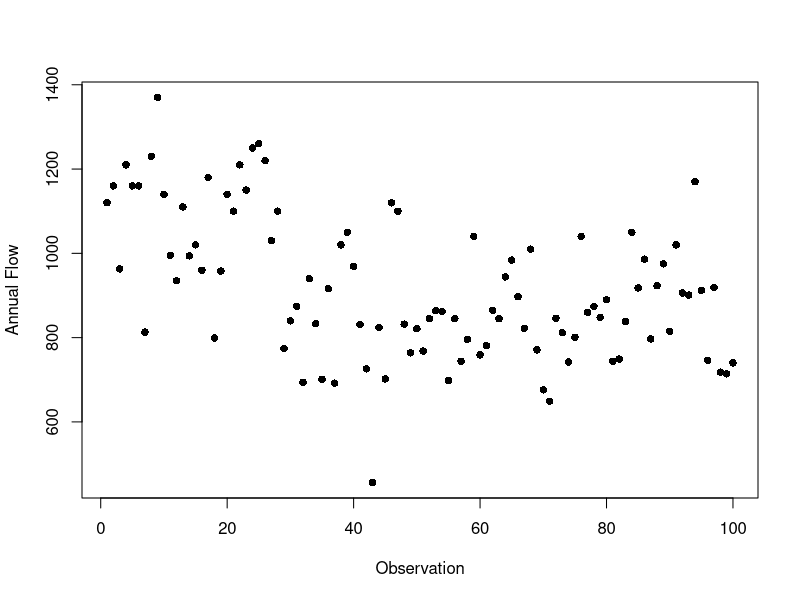
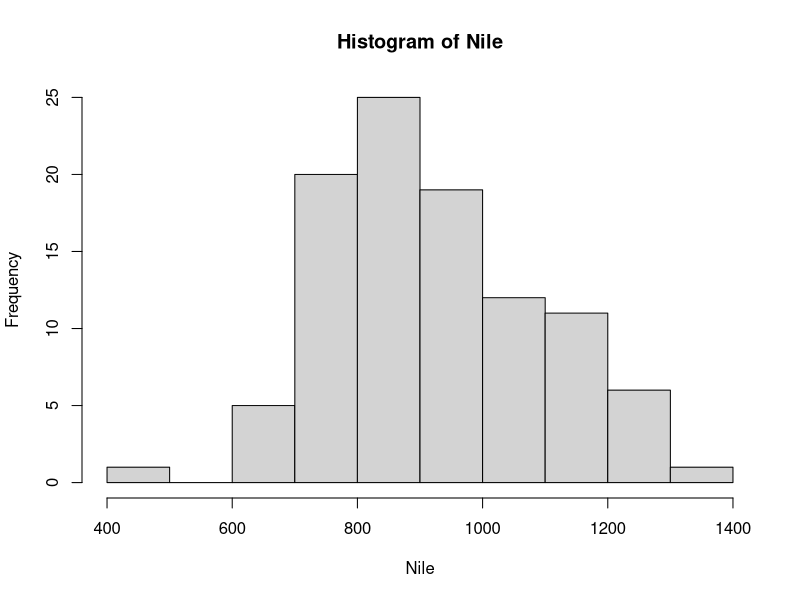

Write the R code that produced these figures, in order.
## ---- chunk 1
#| code-fold: false
options(width = 70)
print(Nile)
## ---- chunk 2
plot(as.numeric(Nile), xlab = "Observation", ylab = "Annual Flow", pch = 16)
## ---- chunk 3
#| code-fold: false

hist(Nile)
